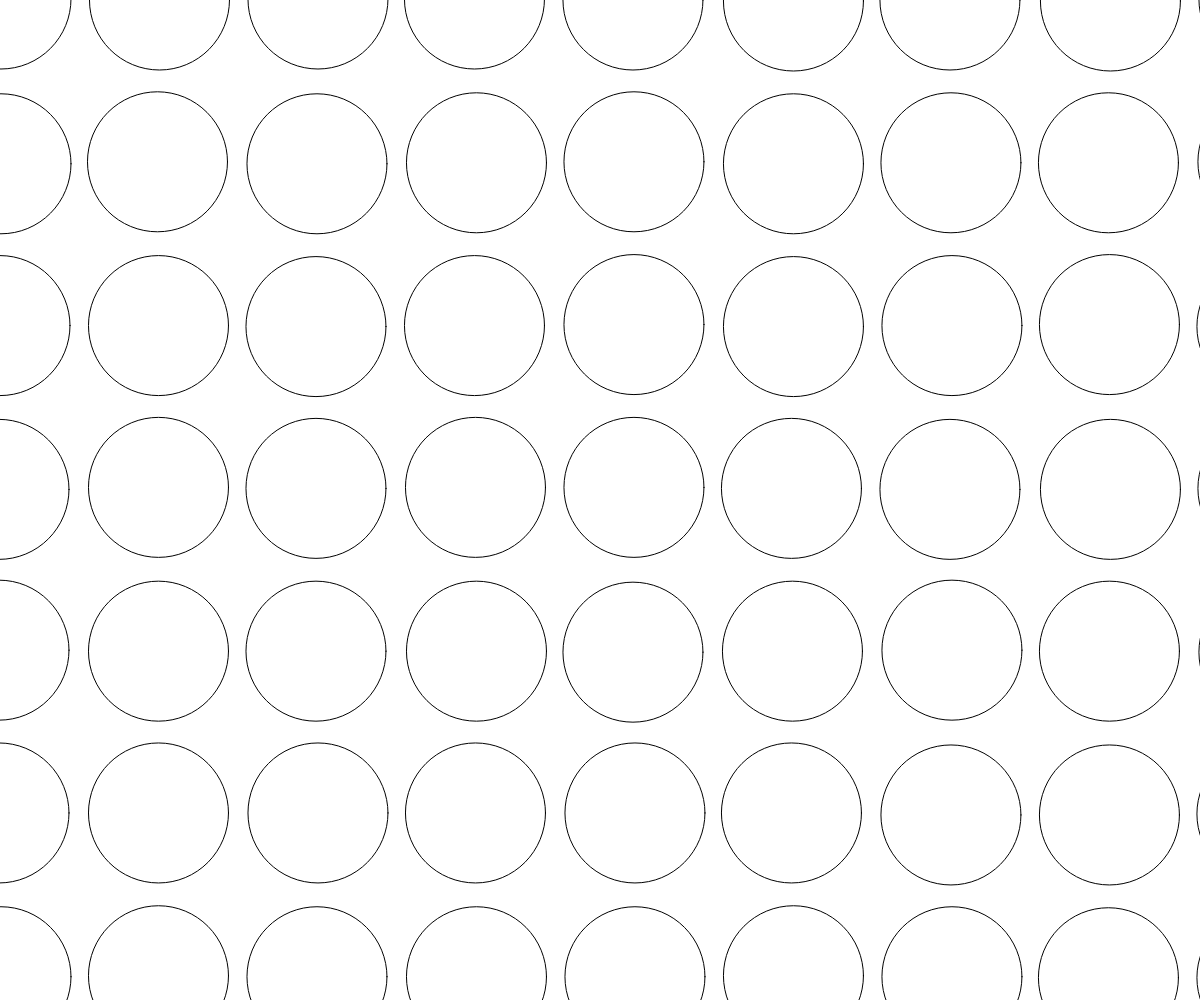
Frame 1 (no input)
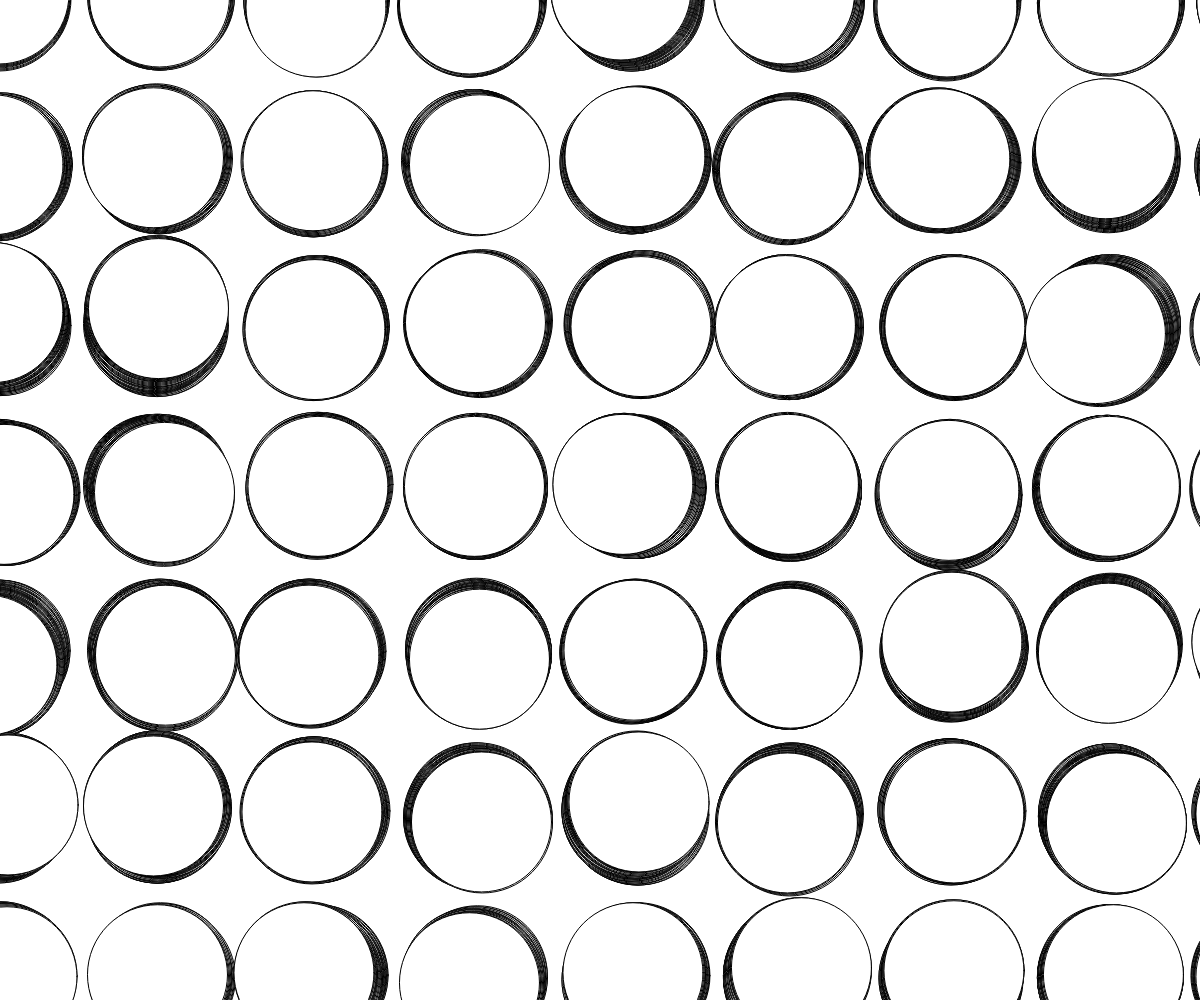
Frame 60 (no input)
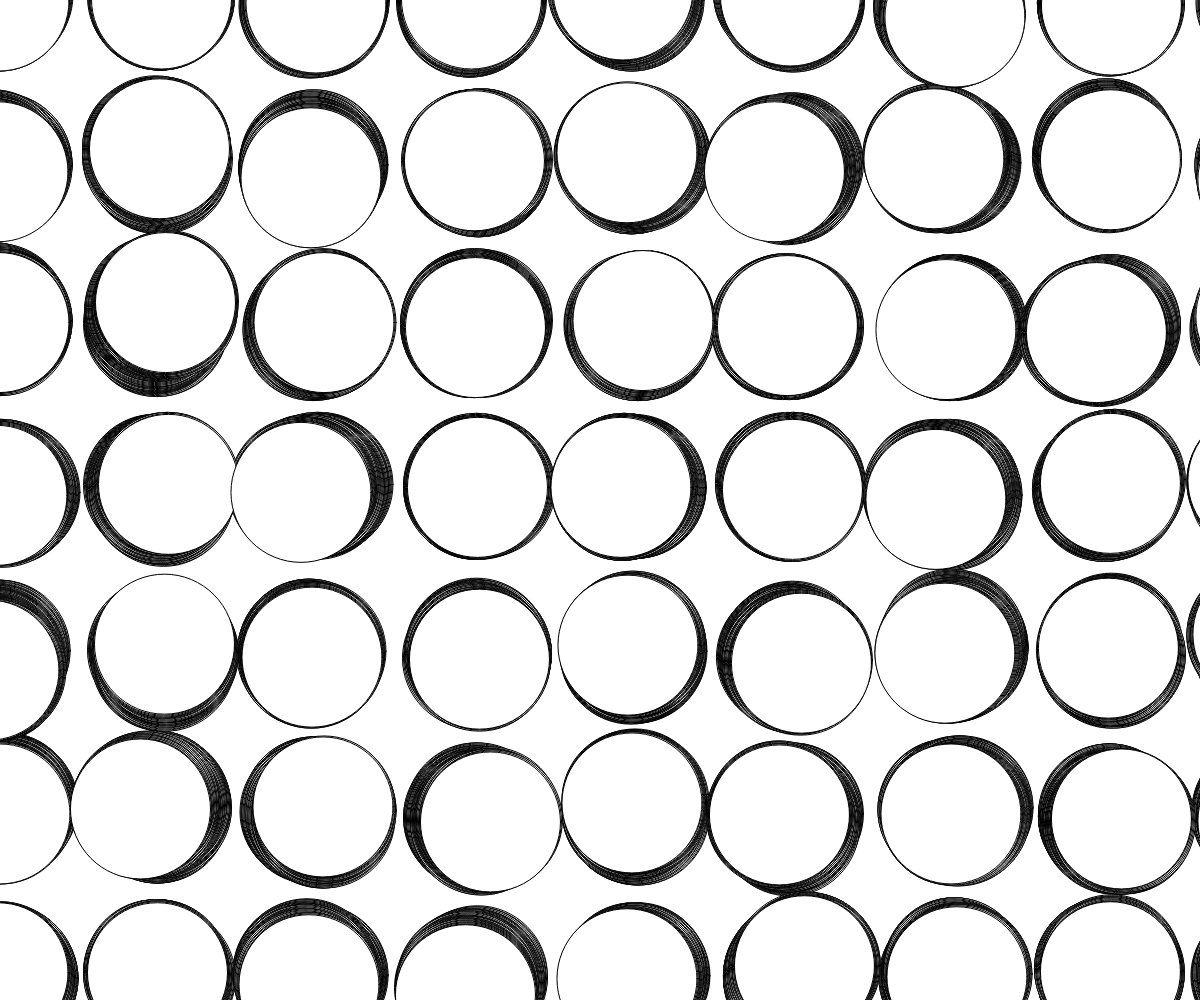
Frame 120 (the mouse pressed at the canvas centre since frame 60)

The p5.js sketch that drew these frames (run headless with seeded random() and noise() and a simulated clock; from frame 60 on, the mouse is pressed at the canvas centre):

// p5.js sketch
// ── sketch.js
// Pia Scharf - 2020

let circle;
let circles = [];

let w;
let h;

let r;

let canvas;


function setup() {
  
 ellipseMode(CENTER);


    w = windowWidth;
    h = windowHeight;

  
  canvas = createCanvas(w, h);


  createCanvas(w, h);
  //noStroke();
  background(0, 20, 30);

  r = 140;

  gridInit();
  background(255);
}

function gridInit() {

  for (let i = 1; i <= h / r+1; i++) {
    for (let j = 1; j <= w / r+1; j++) {

      let x = map(j, 1, w / r, 0, w);
      let y = map(i, 1, h / r, 0, h);



      circle = new Circle(x, y, r);
      circles.push(circle);
    }
  }

}

function draw() {


  for (let k = 0; k < circles.length; k++) {
    let cir = circles[k];
    cir.moveCircle();
    cir.drawCircle();
  }

}




class Circle {

  constructor(x, y, r) {
    this.r = r;
    this.x = x;
    this.y = y;
  }

  moveCircle() {
    this.x = this.x + floor(random(-1, 2));
    this.y = this.y + floor(random(-1, 2));
  }

  drawCircle() {
    ellipse(this.x, this.y, this.r);
  }

}
